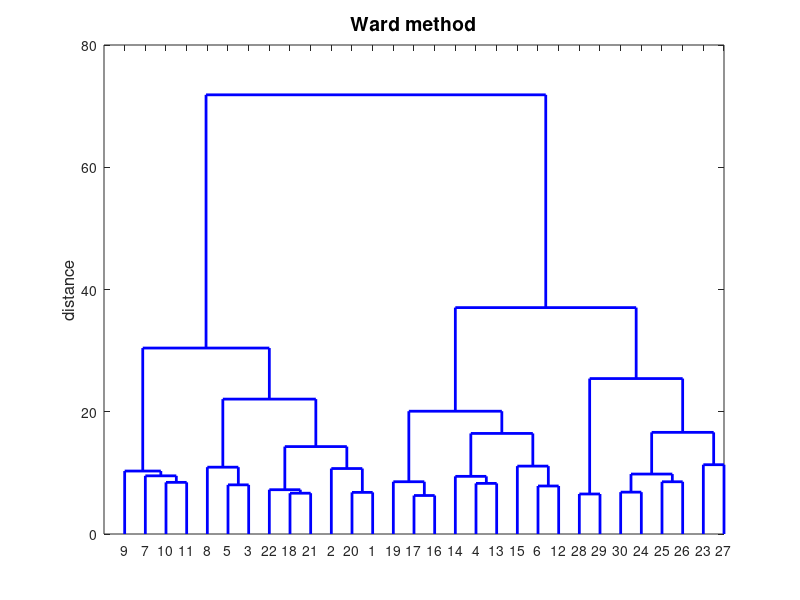
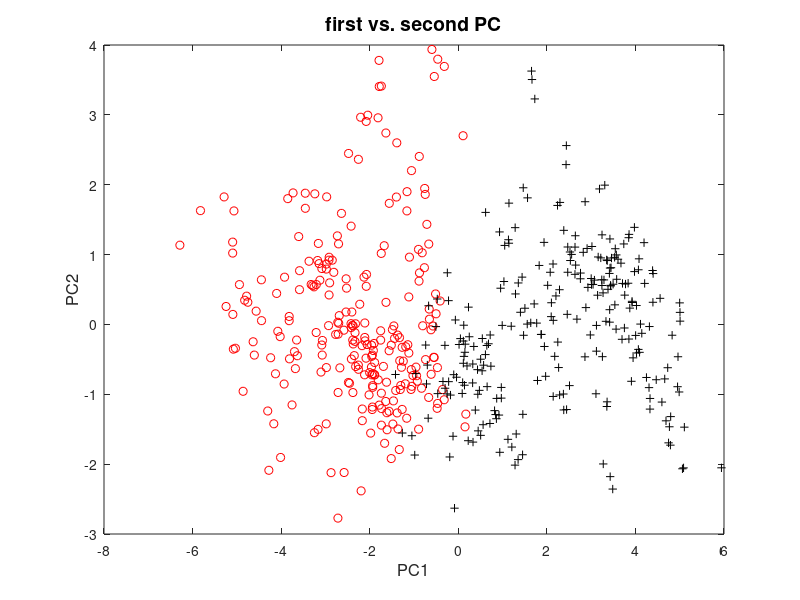
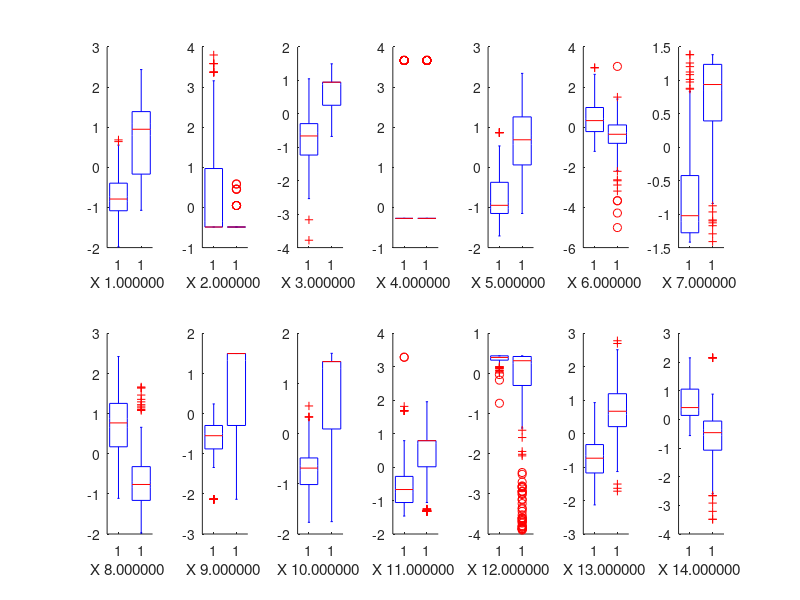
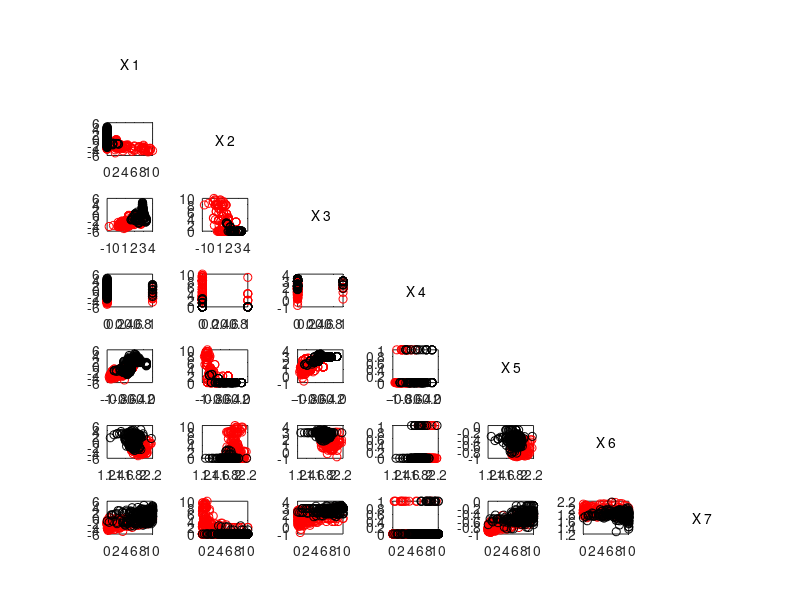

Source code (MATLAB) for these figures, in order:
% ------------------------------------------------------------------------------
% Book:         MVA
% ------------------------------------------------------------------------------
% Quantlet:     MVAclusbh
% ------------------------------------------------------------------------------
% Description:  MVAclusbh performs cluster analysis for the transformed boston 
%               housing data (bostonh.dat).              
% ------------------------------------------------------------------------------
% Usage:        -
% ------------------------------------------------------------------------------
% Inputs:       None      
% ------------------------------------------------------------------------------
% Output:       Dendrogram for the transformed bostonh.dat after applying the 
%               Ward method, means and standard errors for the two clusters of
%               the 13 standardized variables, boxplots and scatterplot matrices
%               for the two clusters of all variables, scatterplot for the first 
%               two PCs displaying the two clusters.
% ------------------------------------------------------------------------------
% Example:      -
% ------------------------------------------------------------------------------
% Author:       Zografia Anastasiadou 20100610;
%               Matlab: Awdesch Melzer 20120329
% ------------------------------------------------------------------------------

% clear variables and close windows
clear all;
close all;
clc

% load data
data = load('bostonh.dat');

% transform data
xt = data;
xt(:,[1,3,5,6,8,9,10,14]) = log(xt(:,[1,3,5,6,8,9,10,14]));
xt(:,2) = data(:,2)./10;
xt(:,7) = (data(:,7).^(2.5))./10000;
xt(:,11) = exp(0.4*data(:,11))./1000;
xt(:,12) = data(:,12)./100;
xt(:,13) = sqrt(data(:,13));
xt(:,4) = [];

% standardize variables

for i=1:13
    zz(:,i)=(xt(:,i)-mean(xt(:,i)))/(sqrt(var(xt(:,i))));
end

% euclidean distance matrix
d = pdist(zz,'euclidean');
% cluster analysis with ward algorithm                                          
w = linkage(d,'ward');
tree = cluster(w,'maxclust',2);
t1 = zz(find(tree(:,1)==1),:);
t2 = zz(find(tree(:,1)==2),:);




% Dendrogram for the standardized food.dat after Ward algorithm
figure(1)
[H, T] = dendrogram(w);
set(H,'LineWidth',2)
title('Ward method', 'FontSize',14)
ylabel('distance', 'FontSize',12)
box on

% means for Cluster 1 and Cluster 2
mc = [mean(t1),mean(t2)];
% standard deviations for Cluster 1 and Cluster 2
[n m] = size(zz);
sc = [std(t1(:,1:m)),std(t2(:,1:m))];
[nt,mt] = size(t1);
% means and standard deviations of the 13 standardized variables for Cluster 1 (251 observations) and Cluster 2 (255 observations)
tbl = [mc(:,1),sc(:,1)./sqrt(nt),mc(:,2),sc(:,2)./sqrt(mt)];

% spectral decomposition
[eve,eva] = eigs(cov(zz));                  

eve = eve(:,1:2);

dav = zz*eve;



% Scatterplot for the first two PCs displaying the two clusters
figure(2)
gscatter(dav(:,1),dav(:,2), tree,'rk','o+')
xlabel('PC1', 'FontSize',12)
ylabel('PC2', 'FontSize',12)
title('first vs. second PC', 'FontSize',14)
box on
legend off

% Boxplots for variables X1 to X14
xt = data;
xt(:,[1,3,5,6,8,9,10,14]) = log(xt(:,[1,3,5,6,8,9,10,14]));
xt(:,2) = data(:,2)./10;
xt(:,7) = (data(:,7).^(2.5))./10000;
xt(:,11) = exp(0.4*data(:,11))./1000;
xt(:,12) = data(:,12)./100;
xt(:,13) = sqrt(data(:,13));

for i=1:14
    zz(:,i)=(xt(:,i)-mean(xt(:,i)))/(sqrt(var(xt(:,i))));
end


dat = zz

t = tree;

figure(3)
for i=1:14
subplot(2,7,i)
hold on
boxplot(dat(:,i),t)

str = sprintf('X %f ',i);
xlabel(str);
hold off
end

% Scatterplot matrix for variables X1 to X7
figure(4)
for i=1:7
    for j=1:i-1
subplot(7,7,(i-1)*7+j)
gscatter(xt(:,i), xt(:,j),tree, 'rk','oo')
legend off
box on
end
end

subplot(7,7,1)
axis off
text(0.3,0.5,'X 1')
subplot(7,7,9)
axis off
text(0.3,0.5,'X 2')
subplot(7,7,17)
axis off
text(0.3,0.5,'X 3')
subplot(7,7,25)
axis off
text(0.3,0.5,'X 4')
subplot(7,7,33)
axis off
text(0.3,0.5,'X 5')
subplot(7,7,41)
axis off
text(0.3,0.5,'X 6')
subplot(7,7,49)
axis off
text(0.3,0.5,'X 7')




xx = xt(:,8:14);

% Scatterplot matrix for variables X8 to X14
figure(5)
for i=1:7
    for j=1:i-1
subplot(7,7,(i-1)*7+j)
gscatter(xx(:,i), xx(:,j),tree, 'rk','oo')
legend off
box on
end
end

subplot(7,7,1)
axis off
text(0.3,0.5,'X 8')
subplot(7,7,9)
axis off
text(0.3,0.5,'X 9')
subplot(7,7,17)
axis off
text(0.3,0.5,'X 10')
subplot(7,7,25)
axis off
text(0.3,0.5,'X 11')
subplot(7,7,33)
axis off
text(0.3,0.5,'X 12')
subplot(7,7,41)
axis off
text(0.3,0.5,'X 13')
subplot(7,7,49)
axis off
text(0.3,0.5,'X 14')
